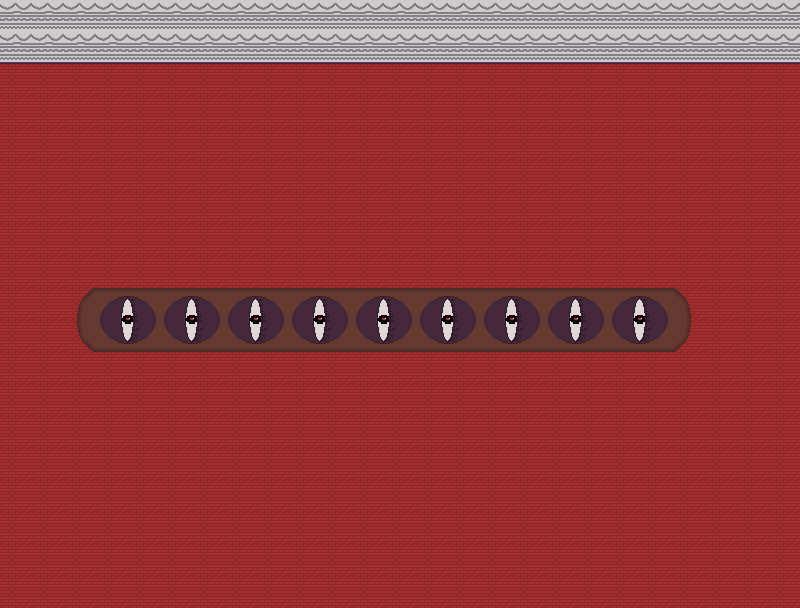

A level layout from a 2D game, rendered from its tile map. Below: a short description, then the map file with its tile-grid data intact:
An orthogonal 25x19 tile map with 32x32 px tiles, 1 tile layer (Tile Layer 1), 8 tilesets and 38 objects (boss-2, transition).

<map version="1.10" tiledversion="1.11.2" orientation="orthogonal" renderorder="right-down" width="25" height="19" tilewidth="32" tileheight="32" infinite="0" nextlayerid="5" nextobjectid="34">
 <tileset firstgid="1" name="Textures-4" tilewidth="32" tileheight="32" tilecount="5" columns="5">
  <image source="Textures-4.png" width="160" height="32" />
 </tileset>
 <tileset firstgid="6" name="Carpet-4" tilewidth="64" tileheight="64" tilecount="1" columns="1">
  <image source="Carpet-4.png" width="64" height="64" />
 </tileset>
 <tileset firstgid="7" name="Caterpillar-4" tilewidth="47" tileheight="29" tilecount="1" columns="1">
  <image source="Caterpillar-4.png" width="47" height="29" />
  <tile id="0">
   <objectgroup draworder="index" id="2">
    <object id="2" x="0.161089" y="4.99375">
     <polygon points="0,0 0.805444,0 0.805444,-0.966532 2.81905,-1.04708 7.73226,4.91321 7.8128,8.77934 10.7929,8.94042 10.7929,4.3494 17.6392,-4.83266 20.6999,-4.3494 21.1832,-2.09415 16.8338,0.724899 14.7396,4.67157 14.0147,8.5377 17.156,9.10151 20.1361,12.3233 22.7941,11.5178 26.7407,11.7595 27.6267,12.5649 30.3652,12.5649 31.1707,11.3568 35.359,11.5178 35.9228,9.74587 37.3726,8.5377 39.7084,8.61825 40.9971,5.71865 45.8297,5.87974 46.7157,7.97389 46.7157,11.1957 44.9438,11.7595 44.2189,13.8536 42.6885,15.8672 39.7084,17.4781 38.6613,20.0555 36.6477,21.1832 29.882,21.3443 27.9489,23.1968 20.9415,23.0357 20.1361,21.9886 17.7198,22.0692 15.5451,23.4384 10.6319,23.4384 4.51048,21.5859 2.73851,16.7532 2.49688,11.4373 6.12137,8.69879 5.87974,7.00736 0,1.77198" />
    </object>
   </objectgroup>
  </tile>
 </tileset>
 <tileset firstgid="8" name="Chair-4" tilewidth="16" tileheight="43" tilecount="1" columns="1">
  <image source="Chair-4.png" width="16" height="43" />
  <tile id="0">
   <objectgroup draworder="index" id="2">
    <object id="1" x="0" y="0" width="16" height="43" />
   </objectgroup>
  </tile>
 </tileset>
 <tileset firstgid="9" name="Palm-4" tilewidth="64" tileheight="64" tilecount="1" columns="1">
  <image source="Palm-4.png" width="64" height="64" />
  <tile id="0">
   <objectgroup draworder="index" id="2">
    <object id="1" x="7" y="1" width="43" height="62" />
   </objectgroup>
  </tile>
 </tileset>
 <tileset firstgid="10" name="Aquarium-4" tilewidth="64" tileheight="64" tilecount="3" columns="3">
  <image source="Aquarium-4.png" width="192" height="64" />
  <tile id="0">
   <objectgroup draworder="index" id="2">
    <object id="1" x="0" y="0" width="64" height="64" />
   </objectgroup>
   <animation>
    <frame tileid="0" duration="500" />
    <frame tileid="1" duration="500" />
    <frame tileid="2" duration="500" />
    <frame tileid="1" duration="500" />
   </animation>
  </tile>
 </tileset>
 <tileset firstgid="13" name="Walls" tilewidth="32" tileheight="32" tilecount="2" columns="2">
  <image source="Walls.png" width="64" height="32" />
  <tile id="0">
   <objectgroup draworder="index" id="2">
    <object id="1" x="0" y="0" width="32" height="32" />
    <object id="2" x="0" y="0" width="32" height="32" />
    <object id="3" x="0" y="0" width="32" height="32" />
    <object id="4" x="0" y="0" width="32" height="32" />
   </objectgroup>
  </tile>
 </tileset>
 <tileset firstgid="15" name="Boss-2" tilewidth="32" tileheight="64" tilecount="1" columns="1">
  <image source="Boss-2.png" width="32" height="64" />
  <tile id="0">
   <objectgroup draworder="index" id="2">
    <object id="1" x="2" y="0" width="28" height="64" />
   </objectgroup>
  </tile>
 </tileset>
 <layer id="1" name="Tile Layer 1" width="25" height="19">
  <data encoding="csv">
14,14,14,14,14,14,14,14,14,14,14,14,14,14,14,14,14,14,14,14,14,14,14,14,14,
13,13,13,13,13,13,13,13,13,13,13,13,13,13,13,13,13,13,13,13,13,13,13,13,13,
1,1,1,1,1,1,1,1,1,1,1,1,1,1,1,1,1,1,1,1,1,1,1,1,1,
1,1,1,1,1,1,1,1,1,1,1,1,1,1,1,1,1,1,1,1,1,1,1,1,1,
1,1,1,1,1,1,1,1,1,1,1,1,1,1,1,1,1,1,1,1,1,1,1,1,1,
1,1,1,1,1,1,1,1,1,1,1,1,1,1,1,1,1,1,1,1,1,1,1,1,1,
1,1,1,1,1,1,1,1,1,1,1,1,1,1,1,1,1,1,1,1,1,1,1,1,1,
1,1,1,1,1,1,1,1,1,1,1,1,1,1,1,1,1,1,1,1,1,1,1,1,1,
1,1,1,1,1,1,1,1,1,1,1,1,1,1,1,1,1,1,1,1,1,1,1,1,1,
1,1,4,0,0,0,0,0,0,0,0,0,0,0,0,0,0,0,0,0,0,3,1,1,1,
1,1,5,6,0,6,0,6,0,6,0,6,0,6,0,6,0,6,0,6,0,2,1,1,1,
1,1,1,1,1,1,1,1,1,1,1,1,1,1,1,1,1,1,1,1,1,1,1,1,1,
1,1,1,1,1,1,1,1,1,1,1,1,1,1,1,1,1,1,1,1,1,1,1,1,1,
1,1,1,1,1,1,1,1,1,1,1,1,1,1,1,1,1,1,1,1,1,1,1,1,1,
1,1,1,1,1,1,1,1,1,1,1,1,1,1,1,1,1,1,1,1,1,1,1,1,1,
1,1,1,1,1,1,1,1,1,1,1,1,1,1,1,1,1,1,1,1,1,1,1,1,1,
1,1,1,1,1,1,1,1,1,1,1,1,1,1,1,1,1,1,1,1,1,1,1,1,1,
1,1,1,1,1,1,1,1,1,1,1,1,1,1,1,1,1,1,1,1,1,1,1,1,1,
1,1,1,1,1,1,1,1,1,1,1,1,1,1,1,1,1,1,1,1,1,1,1,1,1
</data>
 </layer>
 <objectgroup id="2" name="Object Layer 1">
  <object id="1" gid="10" x="95.9821" y="161.225" width="64" height="64" />
  <object id="2" gid="10" x="638.974" y="159.982" width="64" height="64" />
  <object id="4" gid="2147483657" x="30.1272" y="578.72" width="114.944" height="124.885" />
  <object id="5" gid="9" x="655.749" y="578.711" width="114.944" height="124.885" />
  <object id="6" gid="8" x="712.546" y="286.622" width="16" height="43" />
  <object id="7" gid="8" x="743.728" y="286.622" width="16" height="43" />
  <object id="8" gid="8" x="774.909" y="286.622" width="16" height="43" />
  <object id="9" gid="8" x="102.399" y="285.779" width="16" height="43" />
  <object id="10" gid="8" x="134.424" y="285.779" width="16" height="43" />
  <object id="11" gid="8" x="166.448" y="285.779" width="16" height="43" />
  <object id="12" gid="8" x="197.63" y="285.779" width="16" height="43" />
  <object id="13" gid="8" x="232.182" y="284.936" width="16" height="43" />
  <object id="14" gid="8" x="263.364" y="284.936" width="16" height="43" />
  <object id="15" gid="8" x="295.388" y="284.936" width="16" height="43" />
  <object id="16" gid="8" x="328.255" y="284.936" width="16" height="43" />
  <object id="17" gid="8" x="359.436" y="285.779" width="16" height="43" />
  <object id="18" gid="8" x="392.303" y="285.779" width="16" height="43" />
  <object id="19" gid="8" x="423.485" y="285.779" width="16" height="43" />
  <object id="20" gid="8" x="455.509" y="285.779" width="16" height="43" />
  <object id="21" gid="8" x="487.533" y="285.779" width="16" height="43" />
  <object id="22" gid="8" x="519.558" y="284.936" width="16" height="43" />
  <object id="23" gid="8" x="553.267" y="286.622" width="16" height="43" />
  <object id="24" gid="8" x="581.078" y="283.251" width="16" height="43" />
  <object id="25" gid="8" x="617.316" y="283.251" width="16" height="43" />
  <object id="26" gid="8" x="649.34" y="284.936" width="16" height="43" />
  <object id="28" gid="7" x="343.667" y="161.914" width="108.728" height="68.5062" />
  <object id="31" gid="15" x="671.235" y="282.571" width="32" height="64" />
  <object id="33" name="boss-2" x="646.417" y="224.154" width="81.936" height="73.7424">
   <properties>
    <property name="dialogFile" value="assets/location4/boss-2.json" />
   </properties>
  </object>
 </objectgroup>
 <objectgroup id="4" name="Transition">
  <object id="30" name="transition" x="770.383" y="64.5886" width="27.1459" height="539.174">
   <properties>
    <property name="requiresBoss" type="bool" value="true" />
    <property name="spawnX" type="float" value="20" />
    <property name="spawnY" type="float" value="250" />
    <property name="transition" value="assets/location5/location5.tmx" />
   </properties>
  </object>
 </objectgroup>
</map>
